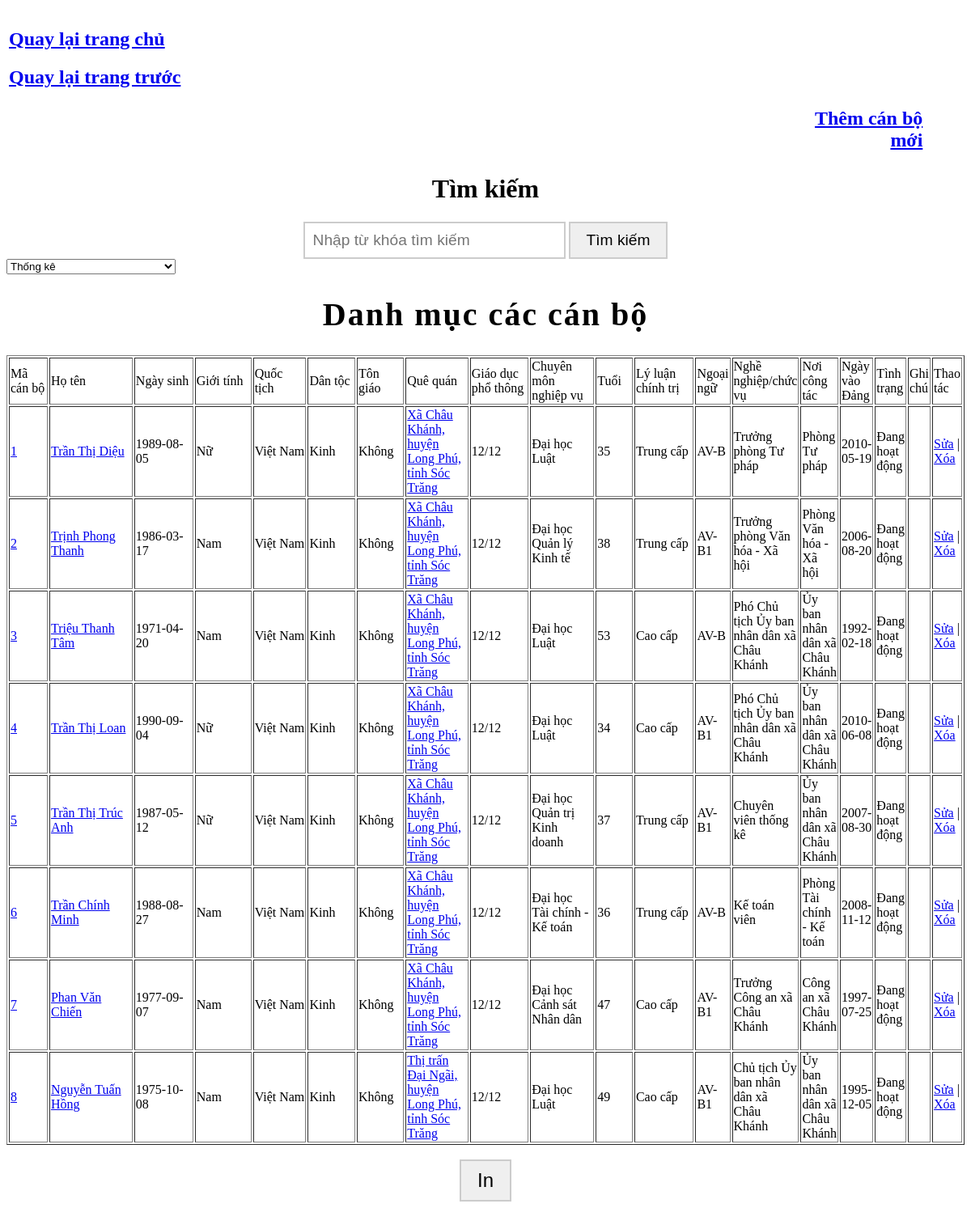
The page /tv_danhmucxachaukhanh.php?quequan=all on the database its author committed.
### tables this page shows
CREATE TABLE `nhansuxachaukhanh` (
  `MaCB` int(11) NOT NULL,
  `Hoten` varchar(100) NOT NULL,
  `Ngaysinh` date NOT NULL,
  `Gioitinh` varchar(10) NOT NULL,
  `Quoctich` varchar(50) NOT NULL,
  `Dantoc` varchar(10) NOT NULL,
  `Tongiao` varchar(20) NOT NULL,
  `Quequan` varchar(50) NOT NULL,
  `Giaoducphothong` varchar(20) NOT NULL,
  `Chuyenmonnghiepvu` varchar(50) NOT NULL,
  `Tuoi` int(11) NOT NULL,
  `Lyluanchinhtri` varchar(20) NOT NULL,
  `Ngoaingu` varchar(20) NOT NULL,
  `Nghenghiepchucvu` varchar(200) NOT NULL,
  `Noicongtac` varchar(50) NOT NULL,
  `Ngayvaodang` date NOT NULL,
  `Tinhtrang` varchar(50) NOT NULL,
  `Ghichu` varchar(100) NOT NULL,
  `Thaotac` varchar(50) NOT NULL
);

### tv_danhmucxachaukhanh.php (the view, shortened to what this page needs)
<?php
include("ketnoi.inc");
$str = "SELECT `MaCB`, `Hoten`, `Ngaysinh`, `Gioitinh`, `Quoctich`, `Dantoc`, `Tongiao`, `Quequan`, `Giaoducphothong`, `Chuyenmonnghiepvu`, `Tuoi`, `Lyluanchinhtri`, `Ngoaingu`, `Nghenghiepchucvu`, `Noicongtac`, `Ngayvaodang`, `Tinhtrang`, `Ghichu` FROM nhansuxachaukhanh";
$kq = mysql_query($str, $link);
if (isset($_GET['quequan'])) {
    $quequan_selected = $_GET['quequan'];
    if ($quequan_selected == 'all') {
        $str = "SELECT * FROM nhansuxachaukhanh";
    } else {
        $str = "SELECT * FROM nhansuxachaukhanh WHERE Quequan = '$quequan_selected'";
    }
    $kq = mysql_query($str, $link);
}
?>
<!DOCTYPE html>
<html lang="en">
<head>
</head>
<body>
<table width="100%" border="0">
    <tr>
      <td colspan="8"></td>
    </tr>
    <td width="50%">
        <a href="index.php" id="back-to-home-button"><h2 class="navigation-link">Quay lại trang chủ</h2></a>
<a href="xathitran.php" id="back-to-previous-page-button"><h2 class="navigation-link">Quay lại trang trước</h2></a>
    </td>
      <td width="1%">&nbsp;</td>
      <td width="8%">&nbsp;</td>
      <td width="8%">&nbsp;</td>
      <td width="7%">&nbsp;</td>
      <td width="8%">&nbsp;</td>
      <td width="14%">&nbsp;</td>
    <tr>
      <td>&nbsp;</td>
      <td>&nbsp;</td>
      <td>&nbsp;</td>
      <td>&nbsp;</td>
      <td>&nbsp;</td>
      <td>&nbsp;</td>
      <td><?php
          echo '<div align="right" class="add-new-button">
  <a href="sp_addxachaukhanh.php"><span><h2>Thêm cán bộ mới</h2></span></a>
</div>';
        ?></td>
      <td width="4%">&nbsp;</td>
    </tr>
    <tr>
      <td colspan="8"> </td>
    </tr>
</table>
<div align="center">
  <h1 class="search-header">Tìm kiếm</h1>
  <form method="get" action="tv_danhmucxachaukhanh.php">
    <input type="text" name="search" placeholder="Nhập từ khóa tìm kiếm" class="search-input" />
   <input type="submit" value="Tìm kiếm" class="search-button" id="searchButton" />
  </form>
</div>
<!DOCTYPE html>
<html lang="en">
<head>
</head>
<body>
<select id="selectBox" onchange="showSelected()" onmouseover="changeColor()" onmouseout="restoreColor()">
  <option value="#">Thống kê</option>
</select>
<div align="center">
  <h1 class="elegant-text">Danh mục các cán bộ</h1>
</div>
<table width="100%" border="1">
    <tr>
      <td width="6%" bordercolor="#0000FF">Mã cán bộ</td>
        <td width="13%" bordercolor="#0000FF">Họ tên</td>
        <td width="9%" bordercolor="#0000FF">Ngày sinh</td>
        <td width="9%" bordercolor="#0000FF">Giới tính</td>
        <td width="8%" bordercolor="#0000FF">Quốc tịch</td>
        <td width="7%" bordercolor="#0000FF">Dân tộc</td>
        <td width="6%" bordercolor="#0000FF">Tôn giáo</td>
        <td width="9%" bordercolor="#0000FF">Quê quán</td>
        <td width="9%" bordercolor="#0000FF">Giáo dục phổ thông</td>
        <td width="9%" bordercolor="#0000FF">Chuyên môn nghiệp vụ</td>
        <td width="5%" bordercolor="#0000FF">Tuổi</td>
        <td width="9%" bordercolor="#0000FF">Lý luận chính trị</td>
        <td width="7%" bordercolor="#0000FF">Ngoại ngữ</td>
        <td width="11%" bordercolor="#0000FF">Nghề nghiệp/chức vụ</td>
        <td width="9%" bordercolor="#0000FF">Nơi công tác</td>
        <td width="9%" bordercolor="#0000FF">Ngày vào Đảng</td>
        <td width="9%" bordercolor="#0000FF">Tình trạng</td>
        <td width="9%" bordercolor="#0000FF">Ghi chú</td>
      <td width="8%" bordercolor="#0000FF">Thao tác</td>
    </tr>
    <?php
    while($i = mysql_fetch_array($kq)) {
        ?>
        <tr>
    <td height="80" class="dynamic-text">
      <a href="tv_chitietxachaukhanh.php?MaCB=<?php echo $i[0]; ?>"><?php echo $i[0];?></a>
    </td>
    <td height="80" class="dynamic-text">
      <a href="tv_chitietxachaukhanh.php?MaCB=<?php echo $i[0]; ?>"><?php echo $i[1];?></a>
    </td>
    <td><?php echo $i[2];?></td>
    <td><?php echo $i[3];?></td>
    <td><?php echo $i[4];?></td>
    <td><?php echo $i[5];?></td>
    <td><?php echo $i[6];?></td>
    <td height="80" class="dynamic-text">
      <a href="tv_chitietxachaukhanh.php?MaCB=<?php echo $i[0]; ?>"><?php echo $i[7];?></a>
    <td><?php echo $i[8];?></td>
    <td><?php echo $i[9];?></td>
    <td><?php echo $i[10];?></td>
    <td><?php echo $i[11];?></td>
    <td><?php echo $i[12];?></td>
    <td><?php echo $i[13];?></td>
    <td><?php echo $i[14];?></td>
    <td><?php echo $i[15];?></td>
    <td><?php echo $i[16];?></td>
    <td><?php echo $i[17];?></td>
    <td width="8%">
        <?php
            echo '<a href="tv_edit1xachaukhanh.php?MaCB='.$i[0].'">Sửa</a>';
            echo ' | ';
            echo '<a href="sp_process_deletexachaukhanh.php?MaCB='.$i[0].'" onclick="return confirm(\'Bạn có muốn xóa hay không\');">Xóa</a>';
        ?>
    </td>
</tr>
        <?php
    }
    ?>
</table>
<br>
<div align="center">
  <input type="button" value="In" onclick="window.print()" class="print-button" id="printButton" />
</div>
</body>
</html>

### tv_danhmucxachaukhanh.php (style rules this page uses)
.print-button { font-size: 1.5em; padding: 10px 20px; border: 2px solid #ccc; cursor: pointer; transition: background-color 0.5s, color 0.5s; animation: pulse 1.5s infinite; }
input[type="text"] { font-size: 1.2em; padding: 10px; width: 300px; border: 2px solid #ccc; }
input[type="submit"] { font-size: 1.2em; padding: 10px 20px; border: 2px solid #ccc; cursor: pointer; }
.elegant-text { font-size: 2.5em; letter-spacing: 2px; transition: color 0.5s ease; }
.add-new-button a span { animation: glow 2s infinite; }
.add-new-button a h2 { margin: 0; }
.search-header { animation: bounce 1s infinite; }
.search-button { animation: pulse 1.5s infinite; }
.search-input { font-size: 1.2em; padding: 10px; width: 300px; border: 2px solid #ccc; transition: border-color 0.5s ease; }
.navigation-link { font-size: 1.5em; transition: color 0.5s; }
.search-button { font-size: 1.2em; padding: 10px 20px; border: 2px solid #ccc; cursor: pointer; animation: changeColor 3s infinite; }
.dynamic-text { transition: color 0.5s, transform 0.5s, text-shadow 0.5s; cursor: pointer; }
#selectBox { transition: background-color 0.3s; }

### rows shown on the page
nhansuxachaukhanh: MaCB "1", Hoten "Trần Thị Diệu", Ngaysinh "1989-08-05", Gioitinh "Nữ", Quoctich "Việt Nam", Dantoc "Kinh", Tongiao "Không", Quequan "Xã Châu Khánh, huyện Long Phú, tỉnh Sóc Trăng", Giaoducphothong "12/12", Chuyenmonnghiepvu "Đại học Luật", Tuoi "35", Lyluanchinhtri "Trung cấp", Ngoaingu "AV-B", Nghenghiepchucvu "Trưởng phòng Tư pháp", Noicongtac "Phòng Tư pháp", Ngayvaodang "2010-05-19", Tinhtrang "Đang hoạt động"
nhansuxachaukhanh: MaCB "2", Hoten "Trịnh Phong Thanh", Ngaysinh "1986-03-17", Gioitinh "Nam", Quoctich "Việt Nam", Dantoc "Kinh", Tongiao "Không", Quequan "Xã Châu Khánh, huyện Long Phú, tỉnh Sóc Trăng", Giaoducphothong "12/12", Chuyenmonnghiepvu "Đại học Quản lý Kinh tế", Tuoi "38", Lyluanchinhtri "Trung cấp", Ngoaingu "AV-B1", Nghenghiepchucvu "Trưởng phòng Văn hóa - Xã hội", Noicongtac "Phòng Văn hóa - Xã hội", Ngayvaodang "2006-08-20", Tinhtrang "Đang hoạt động"
nhansuxachaukhanh: MaCB "3", Hoten "Triệu Thanh Tâm", Ngaysinh "1971-04-20", Gioitinh "Nam", Quoctich "Việt Nam", Dantoc "Kinh", Tongiao "Không", Quequan "Xã Châu Khánh, huyện Long Phú, tỉnh Sóc Trăng", Giaoducphothong "12/12", Chuyenmonnghiepvu "Đại học Luật", Tuoi "53", Lyluanchinhtri "Cao cấp", Ngoaingu "AV-B", Nghenghiepchucvu "Phó Chủ tịch Ủy ban nhân dân xã Châu Khánh", Noicongtac "Ủy ban nhân dân xã Châu Khánh", Ngayvaodang "1992-02-18", Tinhtrang "Đang hoạt động"
nhansuxachaukhanh: MaCB "4", Hoten "Trần Thị Loan", Ngaysinh "1990-09-04", Gioitinh "Nữ", Quoctich "Việt Nam", Dantoc "Kinh", Tongiao "Không", Quequan "Xã Châu Khánh, huyện Long Phú, tỉnh Sóc Trăng", Giaoducphothong "12/12", Chuyenmonnghiepvu "Đại học Luật", Tuoi "34", Lyluanchinhtri "Cao cấp", Ngoaingu "AV-B1", Nghenghiepchucvu "Phó Chủ tịch Ủy ban nhân dân xã Châu Khánh", Noicongtac "Ủy ban nhân dân xã Châu Khánh", Ngayvaodang "2010-06-08", Tinhtrang "Đang hoạt động"
nhansuxachaukhanh: MaCB "5", Hoten "Trần Thị Trúc Anh", Ngaysinh "1987-05-12", Gioitinh "Nữ", Quoctich "Việt Nam", Dantoc "Kinh", Tongiao "Không", Quequan "Xã Châu Khánh, huyện Long Phú, tỉnh Sóc Trăng", Giaoducphothong "12/12", Chuyenmonnghiepvu "Đại học Quản trị Kinh doanh", Tuoi "37", Lyluanchinhtri "Trung cấp", Ngoaingu "AV-B1", Nghenghiepchucvu "Chuyên viên thống kê", Noicongtac "Ủy ban nhân dân xã Châu Khánh", Ngayvaodang "2007-08-30", Tinhtrang "Đang hoạt động"
nhansuxachaukhanh: MaCB "6", Hoten "Trần Chính Minh", Ngaysinh "1988-08-27", Gioitinh "Nam", Quoctich "Việt Nam", Dantoc "Kinh", Tongiao "Không", Quequan "Xã Châu Khánh, huyện Long Phú, tỉnh Sóc Trăng", Giaoducphothong "12/12", Chuyenmonnghiepvu "Đại học Tài chính - Kế toán", Tuoi "36", Lyluanchinhtri "Trung cấp", Ngoaingu "AV-B", Nghenghiepchucvu "Kế toán viên", Noicongtac "Phòng Tài chính - Kế toán", Ngayvaodang "2008-11-12", Tinhtrang "Đang hoạt động"
nhansuxachaukhanh: MaCB "7", Hoten "Phan Văn Chiến", Ngaysinh "1977-09-07", Gioitinh "Nam", Quoctich "Việt Nam", Dantoc "Kinh", Tongiao "Không", Quequan "Xã Châu Khánh, huyện Long Phú, tỉnh Sóc Trăng", Giaoducphothong "12/12", Chuyenmonnghiepvu "Đại học Cảnh sát Nhân dân", Tuoi "47", Lyluanchinhtri "Cao cấp", Ngoaingu "AV-B1", Nghenghiepchucvu "Trưởng Công an xã Châu Khánh", Noicongtac "Công an xã Châu Khánh", Ngayvaodang "1997-07-25", Tinhtrang "Đang hoạt động"
nhansuxachaukhanh: MaCB "8", Hoten "Nguyễn Tuấn Hồng", Ngaysinh "1975-10-08", Gioitinh "Nam", Quoctich "Việt Nam", Dantoc "Kinh", Tongiao "Không", Quequan "Thị trấn Đại Ngãi, huyện Long Phú, tỉnh Sóc Trăng", Giaoducphothong "12/12", Chuyenmonnghiepvu "Đại học Luật", Tuoi "49", Lyluanchinhtri "Cao cấp", Ngoaingu "AV-B1", Nghenghiepchucvu "Chủ tịch Ủy ban nhân dân xã Châu Khánh", Noicongtac "Ủy ban nhân dân xã Châu Khánh", Ngayvaodang "1995-12-05", Tinhtrang "Đang hoạt động"
